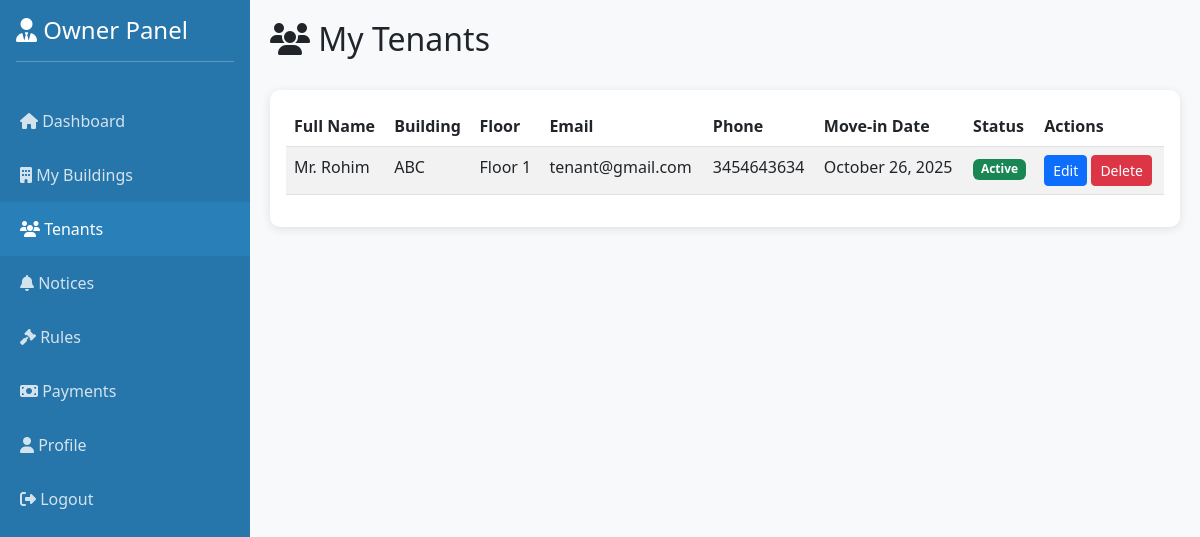
Page /owner/tenants.php (signed in) on the committed database.
### tables this page shows
CREATE TABLE `tenants` (
  `id` int(11) NOT NULL,
  `floor_id` int(11) NOT NULL,
  `username` varchar(50) NOT NULL,
  `password` varchar(255) NOT NULL,
  `full_name` varchar(100) NOT NULL,
  `email` varchar(100) NOT NULL,
  `phone` varchar(20) DEFAULT NULL,
  `nid_number` varchar(20) DEFAULT NULL,
  `move_in_date` date DEFAULT NULL,
  `status` enum('active','inactive') DEFAULT 'active',
  `created_at` timestamp NOT NULL DEFAULT CURRENT_TIMESTAMP
);

CREATE TABLE `buildings` (
  `id` int(11) NOT NULL,
  `owner_id` int(11) NOT NULL,
  `building_name` varchar(100) NOT NULL,
  `address` text NOT NULL,
  `total_floors` int(11) NOT NULL,
  `description` text,
  `created_at` timestamp NOT NULL DEFAULT CURRENT_TIMESTAMP
);

CREATE TABLE `floors` (
  `id` int(11) NOT NULL,
  `building_id` int(11) NOT NULL,
  `floor_number` int(11) NOT NULL,
  `floor_name` varchar(50) DEFAULT NULL,
  `rent_amount` decimal(10,2) NOT NULL,
  `maintenance_fee` decimal(10,2) DEFAULT '0.00',
  `status` enum('occupied','vacant') DEFAULT 'vacant',
  `created_at` timestamp NOT NULL DEFAULT CURRENT_TIMESTAMP
);

### owner/tenants.php (the view, shortened to what this page needs)
<?php
require_once '../config.php';
$owner_id = $_SESSION['owner_id'];
$tenants_query = $conn->query("
    SELECT t.*, b.building_name, f.floor_name
    FROM tenants t
    JOIN floors f ON t.floor_id = f.id
    JOIN buildings b ON f.building_id = b.id
    WHERE b.owner_id = $owner_id
    ORDER BY b.building_name, f.floor_name
");
?>
<!DOCTYPE html>
<html lang="en">
<head>
    <link href="https://cdn.jsdelivr.net/npm/bootstrap@5.3.0/dist/css/bootstrap.min.css" rel="stylesheet">
    <link rel="stylesheet" href="https://cdnjs.cloudflare.com/ajax/libs/font-awesome/6.4.0/css/all.min.css">
</head>
<body>
    <div class="sidebar">
        <div class="p-3">
            <h4><i class="fas fa-user-tie"></i> Owner Panel</h4>
            <hr>
        </div>
        <nav class="nav flex-column">
            <a class="nav-link" href="dashboard.php">
                <i class="fas fa-home"></i> Dashboard
            </a>
            <a class="nav-link" href="buildings.php">
                <i class="fas fa-building"></i> My Buildings
            </a>
            <a class="nav-link active" href="tenants.php">
                <i class="fas fa-users"></i> Tenants
            </a>
            <a class="nav-link" href="notices.php">
                <i class="fas fa-bell"></i> Notices
            </a>
            <a class="nav-link" href="rules.php">
                <i class="fas fa-gavel"></i> Rules
            </a>
            <a class="nav-link" href="payments.php">
                <i class="fas fa-money-bill"></i> Payments
            </a>
            <a class="nav-link" href="profile.php">
                <i class="fas fa-user"></i> Profile
            </a>
            <a class="nav-link" href="logout.php">
                <i class="fas fa-sign-out-alt"></i> Logout
            </a>
        </nav>
    </div>
    <div class="main-content">
        <div class="d-flex justify-content-between align-items-center mb-4">
            <h2><i class="fas fa-users"></i> My Tenants</h2>
        </div>
        <div class="card">
            <div class="card-body">
                <?php if ($tenants_query->num_rows > 0): ?>
                <table class="table table-hover table-striped">
                    <thead>
                        <tr>
                            <th>Full Name</th>
                            <th>Building</th>
                            <th>Floor</th>
                            <th>Email</th>
                            <th>Phone</th>
                            <th>Move-in Date</th>
                            <th>Status</th>
                            <th>Actions</th>
                        </tr>
                    </thead>
                    <tbody>
                        <?php while ($tenant = $tenants_query->fetch_assoc()): ?>
                        <tr>
                            <td><?php echo htmlspecialchars($tenant['full_name']); ?></td>
                            <td><?php echo htmlspecialchars($tenant['building_name']); ?></td>
                            <td><?php echo htmlspecialchars($tenant['floor_name']); ?></td>
                            <td><?php echo htmlspecialchars($tenant['email']); ?></td>
                            <td><?php echo htmlspecialchars($tenant['phone']); ?></td>
                            <td><?php echo date('F j, Y', strtotime($tenant['move_in_date'])); ?></td>
                            <td>
                                <span class="badge bg-<?php echo $tenant['status'] == 'active' ? 'success' : 'danger'; ?>">
                                    <?php echo ucfirst(htmlspecialchars($tenant['status'])); ?>
                                </span>
                            </td>
                            <td>
                                <a href="edit_tenant.php?id=<?php echo $tenant['id']; ?>" class="btn btn-sm btn-primary">Edit</a>
                                <a href="delete_tenant.php?id=<?php echo $tenant['id']; ?>" class="btn btn-sm btn-danger">Delete</a>
                            </td>
                        </tr>
                        <?php endwhile; ?>
                    </tbody>
                </table>
                <?php endif; ?>
            </div>
        </div>
    </div>
</body>
</html>

### owner/tenants.php (style rules this page uses)
body { background: #f8f9fa; }
.sidebar { min-height: 100vh; background: #2776ab; color: white; position: fixed; width: 250px; }
.sidebar .nav-link { color: rgba(255,255,255,0.8); padding: 15px 20px; transition: all 0.3s; }
.sidebar .nav-link:hover, .sidebar .nav-link.active { background: #2980b9; color: white; }
.main-content { margin-left: 250px; padding: 20px; }
.card { border: none; border-radius: 10px; box-shadow: 0 2px 10px rgba(0,0,0,0.1); }

### rows in the picture
tenants: full_name "Mr. Rohim", buildings.building_name "ABC", floor.floor_name "Floor 1", email "tenant@gmail.com", phone "3454643634", move_in_date "October 26, 2025", status "Active"
